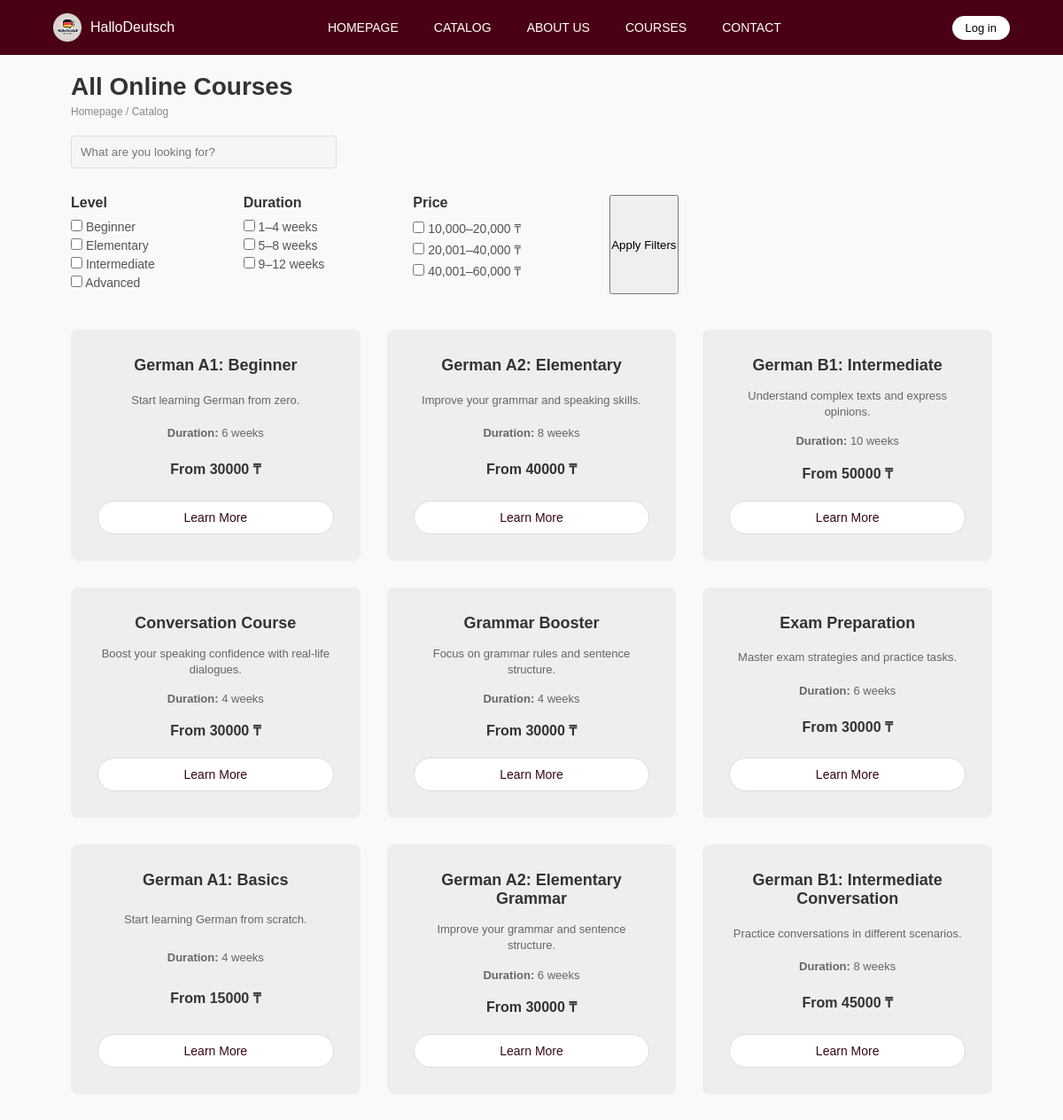
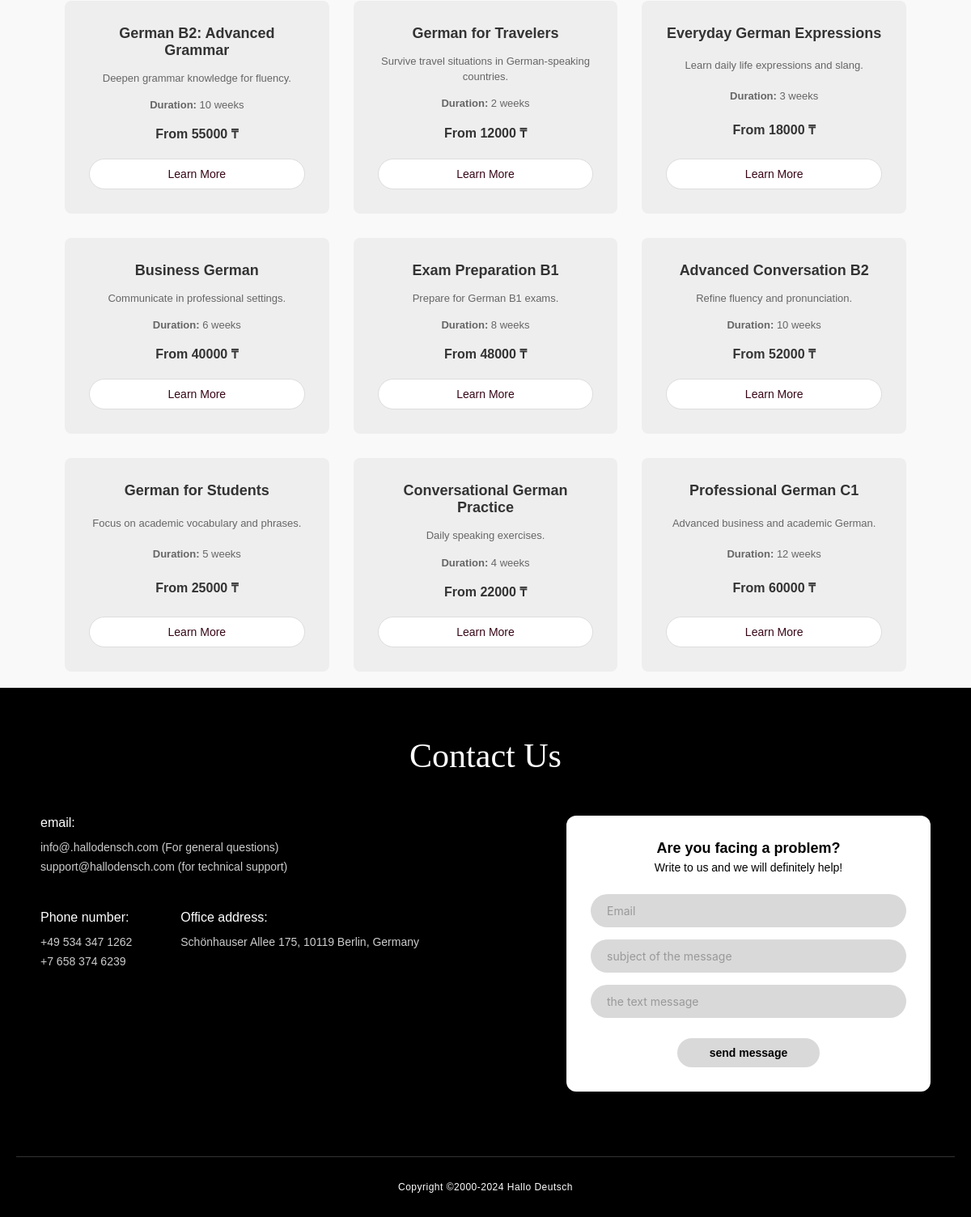
Page /catalog/ on the committed database (2 pictures, top to bottom).
### girls/models.py (models this page shows, shortened)
class Course(models.Model):
    LEVEL_CHOICES = [
        ('beginner', 'Beginner'),
        ('elementary', 'Elementary'),
        ('intermediate', 'Intermediate'),
        ('advanced', 'Advanced'),
    ]
    title = models.CharField(max_length=200)
    slug = models.SlugField(max_length=220, unique=True)
    short_description = models.CharField(max_length=255, blank=True)
    description = models.TextField(blank=True)
    price = models.PositiveIntegerField(default=0)  # store in smallest currency unit or whole tugrik
    duration = models.CharField(max_length=100, blank=True)
    level = models.CharField(max_length=20, choices=LEVEL_CHOICES, default='beginner')
    image = models.ImageField(upload_to='courses/', blank=True, null=True)
    is_published = models.BooleanField(default=True)
    created_at = models.DateTimeField(auto_now_add=True)

### girls/views.py (the view, shortened to what this page needs)
# urls.py: path('catalog/', views.catalog, name='catalog'),
def catalog(request):
    courses = Course.objects.filter(is_published=True)
    selected_levels = request.GET.getlist('level')
    selected_durations = request.GET.getlist('duration')
    selected_prices = request.GET.getlist('price')
    if selected_levels:
        courses = courses.filter(level__in=selected_levels)
    return render(request, 'girls/catalog.html', {
        'courses': courses,
        'selected_levels': selected_levels,
        'selected_durations': selected_durations,
        'selected_prices': selected_prices,
    })

### girls/templates/girls/catalog.html (shortened to what this page needs)
{% extends 'girls/base.html' %}
{% load static %}
{% block css %}
<link rel="stylesheet" href="{% static 'girls/css/catalog.css' %}">
{% endblock %}
{% block content %}
<main class="container">
    <section class="catalog-header">
        <h1>All Online Courses</h1>
        <p class="breadcrumb">Homepage / Catalog</p>
        <input type="text" class="search-bar" placeholder="What are you looking for?" disabled>
    </section>
    <form method="get">
        <section class="filters">
            <div class="filter-group">
                <h3>Level</h3>
                {% for key, label in courses.model.LEVEL_CHOICES %}
                    <label>
                        <input type="checkbox" name="level" value="{{ key }}"
                        {% if key in selected_levels %}checked{% endif %}>
                        {{ label }}
                    </label>
                {% endfor %}
            </div>
            <div class="filter-group">
                <h3>Duration</h3>
                <label><input type="checkbox" name="duration" value="1-4"
                    {% if "1-4" in selected_durations %}checked{% endif %}> 1–4 weeks</label>
                <label><input type="checkbox" name="duration" value="5-8"
                    {% if "5-8" in selected_durations %}checked{% endif %}> 5–8 weeks</label>
                <label><input type="checkbox" name="duration" value="9-12"
                    {% if "9-12" in selected_durations %}checked{% endif %}> 9–12 weeks</label>
            </div>
            <div class="filter-group">
                <h3>Price</h3>
                <label><input type="checkbox" name="price" value="10000-20000"
                    {% if "10000-20000" in selected_prices %}checked{% endif %}> 10,000–20,000 ₸</label>
                <label><input type="checkbox" name="price" value="20001-40000"
                    {% if "20001-40000" in selected_prices %}checked{% endif %}> 20,001–40,000 ₸</label>
                <label><input type="checkbox" name="price" value="40001-60000"
                    {% if "40001-60000" in selected_prices %}checked{% endif %}> 40,001–60,000 ₸</label>
            </div>
            <button type="submit" class="apply-filters">Apply Filters</button>
        </section>
    </form>
    <section class="course-grid">
        {% for course in courses %}
        <div class="course-card">
            <h2>{{ course.title }}</h2>
            <p>{{ course.short_description }}</p>
            <p><strong>Duration:</strong> {{ course.duration }}</p>
            <div class="price">From {{ course.price }} ₸</div>
            <a href="{% url 'girls:coursepage' course.id %}" class="learn-more">Learn More</a>
        </div>
        {% empty %}
        <p>No courses available at the moment.</p>
        {% endfor %}
    </section>
</main>
{% endblock %}

### girls/templates/girls/base.html (shortened to what this page needs)
{% load static %}
<!DOCTYPE html>
<html lang="en">
<head>
    <link rel="stylesheet" href="{% static 'girls/css/homepage.css' %}">
  {% block css %}{% endblock %}
</head>
<body>
  <header class="navbar">
    <div class="logo">
      <img src="{% static 'girls/img/logo.png' %}" alt="HalloDeutsch" class="logo-img">
      <span>HalloDeutsch</span>
    </div>
    <nav>
      <a href="{% url 'girls:homepage' %}">HOMEPAGE</a>
      <a href="{% url 'girls:catalog' %}">CATALOG</a>
      <a href="{% url 'girls:aboutus' %}">ABOUT US</a>
      <a href="{% url 'girls:catalog'%}">COURSES</a>
      <a href="{% url 'girls:contact'%}">CONTACT</a>
    </nav>
    <div class="nav-auth">
      {% if user.is_authenticated %}
        <a href="{% url 'girls:profile' %}" class="login-btn">Profile</a>
        <a href="{% url 'girls:logout' %}" class="login-btn outline">Logout</a>
      {% else %}
        <a href="{% url 'girls:login' %}" class="login-btn">Log in</a>
      {% endif %}
    </div>
  </header>
{% block content %}{% endblock %}
<footer class="hd-ft-wrapper">
  <h2 class="hd-ft-title">Contact Us</h2>
  <div class="hd-ft-container">
    <div class="hd-ft-info">
      <div class="hd-ft-info-block">
        <h4>email:</h4>
        <p>info@.hallodensch.com (For general questions)</p>
        <p>support@hallodensch.com (for technical support)</p>
      </div>
      <div class="hd-ft-grid-row">
        <div class="hd-ft-info-block">
          <h4>Phone number:</h4>
          <p>+49 534 347 1262</p>
          <p>+7 658 374 6239</p>
        </div>
        <div class="hd-ft-info-block">
          <h4>Office address:</h4>
          <p>Schönhauser Allee 175, 10119 Berlin, Germany</p>
        </div>
      </div>
    </div>
    <div class="hd-ft-form-card">
      <h3>Are you facing a problem?</h3>
      <p>Write to us and we will definitely help!</p>
      <form action="#">
        <input type="email" class="hd-ft-input" placeholder="Email" required>
        <input type="text" class="hd-ft-input" placeholder="subject of the message" required>
        <input type="text" class="hd-ft-input" placeholder="the text message" required>
        <button type="submit" class="hd-ft-submit">send message</button>
      </form>
    </div>
  </div>
  <div class="hd-ft-copyright">
    Copyright ©2000-2024 Hallo Deutsch
  </div>
</footer>
</body>
</html>

### girls/static/girls/css/homepage.css (style rules this page uses)
:root { --primary: #370617; --dark: #2a0b12; --light: #ffffff; --gray: #f2f2f2; --font-title: 'Playfair Display', serif; --font-main: 'Inter', sans-serif; --font-decorative: 'Italiana', serif; }
body { font-family: var(--font-main); color: #111; background: var(--light); }
img { max-width: 100%; display: block; }
.container { width: 90%; max-width: 1200px; margin: 0 auto; }
.navbar { background: #4a0015; color: white; padding: 15px 60px; display: flex; justify-content: space-between; align-items: center; }
.navbar nav a { color: white; text-decoration: none; margin-right: 20px; font-size: 14px; }
.login-btn { background: white; color: black; border: none; padding: 6px 15px; border-radius: 20px; cursor: pointer; }
.course-card { background: #fff; padding: 30px; border-radius: 12px; transition: 0.3s; }
.course-card p { font-size: 14px; margin-bottom: 15px; }
.price { display: block; margin-bottom: 15px; font-weight: 600; }
.course-card a { color: var(--primary); text-decoration: none; font-size: 14px; }
.logo { display: flex; align-items: center; gap: 10px; }
.logo-img { width: 32px; height: 32px; object-fit: contain; }
.navbar { background: #4a0015; color: white; padding: 15px 60px; display: flex; align-items: center; justify-content: space-between; }
.navbar nav { display: flex; gap: 20px; }
.navbar nav a { color: white; text-decoration: none; font-size: 14px; font-weight: 500; }
.nav-auth { display: flex; gap: 12px; }
.login-btn { background: white; color: #000; padding: 6px 18px; border-radius: 20px; font-size: 13px; text-decoration: none; font-weight: 500; transition: 0.2s; }
.hd-ft-wrapper { box-sizing: border-box; width: 100%; background-color: #000000; color: #ffffff; font-family: 'Inter', sans-serif; padding: 60px 20px 30px 20px; display: flex; flex-direction: column; align-items: center; }
.hd-ft-wrapper * { box-sizing: border-box; }
.hd-ft-title { font-family: 'Playfair Display', serif; font-size: 42px; margin-bottom: 50px; font-weight: 400; }
.hd-ft-container { display: flex; justify-content: space-between; align-items: flex-start; width: 100%; max-width: 1100px; gap: 40px; margin-bottom: 80px; }
.hd-ft-info { flex: 1; display: flex; flex-direction: column; gap: 40px; }
.hd-ft-info-block h4 { margin: 0 0 10px 0; font-size: 16px; font-weight: 400; color: #ffffff; }
.hd-ft-info-block p { margin: 2px 0; font-size: 14px; color: #cccccc; line-height: 1.6; }
.hd-ft-grid-row { display: flex; gap: 60px; }
.hd-ft-form-card { background-color: #ffffff; border-radius: 12px; padding: 30px; width: 100%; max-width: 450px; color: #000000; text-align: center; box-shadow: 0 10px 30px rgba(0,0,0,0.5); }
.hd-ft-form-card h3 { font-size: 18px; margin: 0 0 5px 0; font-weight: 600; }
.hd-ft-form-card p { font-size: 14px; margin: 0 0 25px 0; font-weight: 500; }
.hd-ft-input { width: 100%; background-color: #d9d9d9; border: none; border-radius: 25px; padding: 12px 20px; margin-bottom: 15px; font-family: 'Inter', sans-serif; font-size: 14px; outline: none; }
.hd-ft-input::placeholder { color: #999; }
.hd-ft-submit { background-color: #d9d9d9; border: none; border-radius: 25px; padding: 10px 40px; font-size: 14px; font-weight: 600; cursor: pointer; margin-top: 10px; transition: background 0.3s; }
.hd-ft-copyright { font-size: 12px; color: #ffffff; border-top: 1px solid #333; width: 100%; text-align: center; padding-top: 30px; letter-spacing: 0.5px; }

### rows in the picture
Course: title "German A1: Beginner", short_description "Start learning German from zero.", duration "6 weeks", price "30000"
Course: title "German A2: Elementary", short_description "Improve your grammar and speaking skills.", duration "8 weeks", price "40000"
Course: title "German B1: Intermediate", short_description "Understand complex texts and express opinions.", duration "10 weeks", price "50000"
Course: title "Conversation Course", short_description "Boost your speaking confidence with real-life dialogues.", duration "4 weeks", price "30000"
Course: title "Grammar Booster", short_description "Focus on grammar rules and sentence structure.", duration "4 weeks", price "30000"
Course: title "Exam Preparation", short_description "Master exam strategies and practice tasks.", duration "6 weeks", price "30000"
Course: title "German A1: Basics", short_description "Start learning German from scratch.", duration "4 weeks", price "15000"
Course: title "German A2: Elementary Grammar", short_description "Improve your grammar and sentence structure.", duration "6 weeks", price "30000"
Course: title "German B1: Intermediate Conversation", short_description "Practice conversations in different scenarios.", duration "8 weeks", price "45000"
Course: title "German B2: Advanced Grammar", short_description "Deepen grammar knowledge for fluency.", duration "10 weeks", price "55000"
Course: title "German for Travelers", short_description "Survive travel situations in German-speaking countries.", duration "2 weeks", price "12000"
Course: title "Everyday German Expressions", short_description "Learn daily life expressions and slang.", duration "3 weeks", price "18000"
Course: title "Business German", short_description "Communicate in professional settings.", duration "6 weeks", price "40000"
Course: title "Exam Preparation B1", short_description "Prepare for German B1 exams.", duration "8 weeks", price "48000"
Course: title "Advanced Conversation B2", short_description "Refine fluency and pronunciation.", duration "10 weeks", price "52000"
Course: title "German for Students", short_description "Focus on academic vocabulary and phrases.", duration "5 weeks", price "25000"
Course: title "Conversational German Practice", short_description "Daily speaking exercises.", duration "4 weeks", price "22000"
Course: title "Professional German C1", short_description "Advanced business and academic German.", duration "12 weeks", price "60000"

### other values in the picture
{{ label }} "Beginner" "Elementary" "Intermediate" "Advanced"
